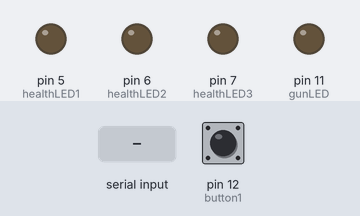
Bench run of a sketch on a simulated Arduino Uno, built with avr-gcc and run on an emulated ATmega328P. Shown: output pins drawn as LEDs (lit = HIGH). The test bench sets the inputs (shaded band); at power-on: pin 12 (button1) HIGH. What the sketch prints to the serial monitor is not drawn.

Above: at 2.2 s.
2.3 s: "n" received over Serial
At 2.6 s:
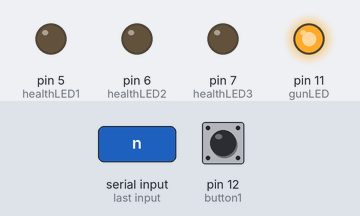
3.8 s: "3" received over Serial
At 4.9 s:
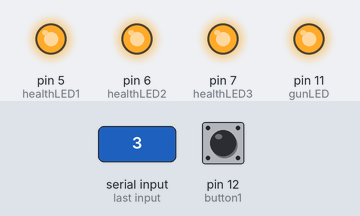
5.3 s: "f" received over Serial
At 6.0 s:
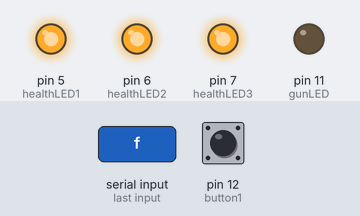
6.8 s: "2" received over Serial
At 7.1 s:
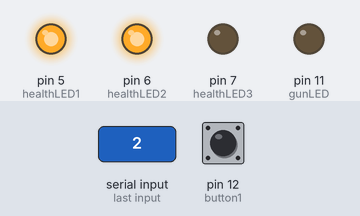
8.3 s: "1" received over Serial
At 8.6 s:
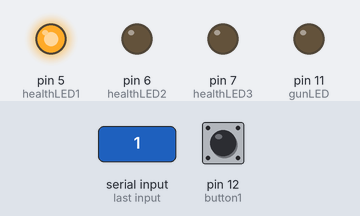
Timing chart, 0 to 11.3 s (numbered marks = the images above; inputs shaded):
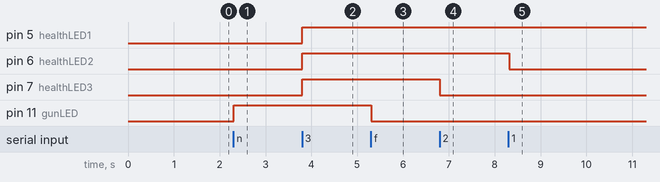

The sketch:

buttonInputs.ino
```cpp
int button1 = 12;

int gunLED = 11;

int healthLED1 = 5;
int healthLED2 = 6;
int healthLED3 = 7;

void setup() {

  Serial.begin(9600);
  delay(1000);
  // put your setup code here, to run once:
  pinMode(button1, INPUT_PULLUP);
  pinMode(gunLED, OUTPUT);

  pinMode(healthLED1, OUTPUT);
  pinMode(healthLED2, OUTPUT);
  pinMode(healthLED3, OUTPUT);


}

void loop() {
  // put your main code here, to run repeatedly:


  if(digitalRead(button1) == LOW)
    {
    Serial.println("shoot");
    }
    else
    {
      Serial.println("dontShoot");
    }


    char untiyOutput = Serial.read();
    if (untiyOutput == 'n')
    {
      digitalWrite(gunLED, HIGH);
    }
    else if (untiyOutput == 'f')
    {
      digitalWrite(gunLED, LOW);
    }


    if (untiyOutput == '2'){
      digitalWrite(healthLED3, LOW);
    }
    else if (untiyOutput == '1'){
      digitalWrite(healthLED2, LOW);
    }
    else if (untiyOutput == '0'){
      digitalWrite(healthLED1, LOW);
    }
    else if (untiyOutput == '3'){
      digitalWrite(healthLED1, HIGH);
      digitalWrite(healthLED2, HIGH);
      digitalWrite(healthLED3, HIGH);
    }


}
```

Measured:
- after the input at 2.3 s, pin 11 (gunLED): LOW → HIGH at once
- after the input at 3.8 s, pin 5 (healthLED1), pin 6 (healthLED2), pin 7 (healthLED3): LOW → HIGH at once
- after the input at 5.3 s, pin 11 (gunLED): HIGH → LOW at once
- after the input at 6.8 s, pin 7 (healthLED3): HIGH → LOW at once
- after the input at 8.3 s, pin 6 (healthLED2): HIGH → LOW at once
